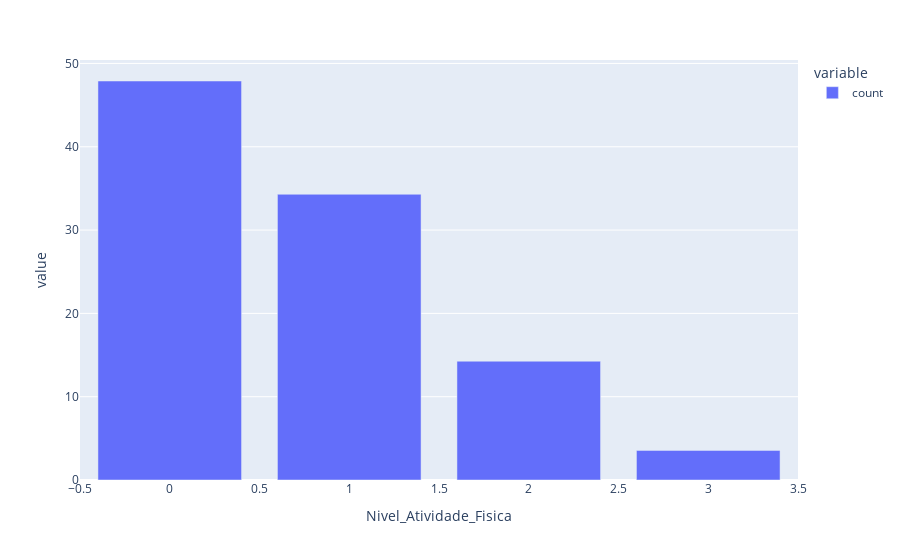

The notebook cell saved with this chart:
### Code cell
# Analize Univariada - Nivel Atividade Fisica
px.bar(df_obesidade.value_counts('Nivel_Atividade_Fisica') / len(df_obesidade) * 100)

### Figure 1 — Plotly figure (JSON) as saved in the notebook; plotly's stock layout.template omitted (floating-point values rounded to 4 significant figures)
{"data": [{"hovertemplate": "variable=count<br>Nivel_Atividade_Fisica=%{x}<br>value=%{y}<extra></extra>", "legendgroup": "count", "marker": {"color": "#636efa", "pattern": {"shape": ""}}, "name": "count", "orientation": "v", "showlegend": true, "textposition": "auto", "type": "bar", "x": [0, 1, 2, 3], "xaxis": "x", "y": [47.89, 34.3, 14.26, 3.553], "yaxis": "y"}], "layout": {"barmode": "relative", "legend": {"title": {"text": "variable"}, "tracegroupgap": 0}, "margin": {"t": 60}, "xaxis": {"anchor": "y", "domain": [0, 1], "title": {"text": "Nivel_Atividade_Fisica"}}, "yaxis": {"anchor": "x", "domain": [0, 1], "title": {"text": "value"}}}}
